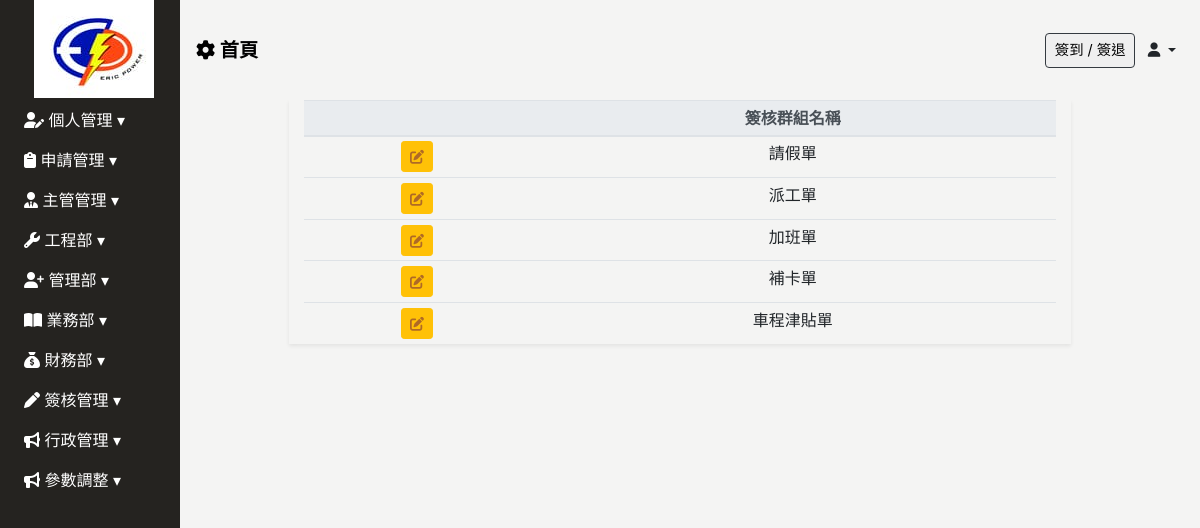
The page /approval_group on the database its author committed.
### Backend/models.py (models this page shows, shortened)
class Approval_Target(models.Model):
    STATUS_CHOICES = [
        ('Project_Employee_Assign', '派工單'),
        ('Leave_Application', '請假單'),
        ('Work_Overtime_Application', '加班單'), #這個value會對應下面的value
        ('Clock_Correction_Application', '補卡單'),
        ('Travel_Application', '車程津貼單'),
    ]
    name =models.CharField(max_length=30,verbose_name="表單名稱",choices=STATUS_CHOICES)
    approval_order = models.JSONField(null=True, verbose_name="員工簽核順序")#儲存員工ID、各自主管(X)
    class Meta:
        verbose_name = '簽核流程管理'
        verbose_name_plural = verbose_name
    def employeeid_to_employee(self):
        employee_array = []
        for approval_order_id in self.approval_order:
            if approval_order_id !="x":
                employee = Employee.objects.get(id=approval_order_id)
                employee_array.append(employee)
        return employee_array

### Frontend/views.py (the view)
# urls.py: path('approval_group', views.Approval_Group.as_view(), name="Approval_Group"),
class Approval_Group(UserPassesTestMixin,ListView):
    model = Approval_Target
    template_name = 'approval_group/approval_group.html'
    context_object_name = 'approval_group'
    def test_func(self):#有簽核權
        if settings.PASS_TEST_FUNC:
            return True
        return self.request.user.groups.filter(name__icontains='簽核流程管理').exists()
    def get_context_data(self, **kwargs):
        context = super().get_context_data(**kwargs)
        context["employees"] = Employee.objects.all()
        return context

### Backend/context_processors.py (called while the page is built, shortened)
def approval_count(request):
    if  isinstance(request.user, AnonymousUser):
        return {'approval_count': 0}

def pass_test_func(request):
    pass_test_func = settings.PASS_TEST_FUNC
    return {"pass_test_func":pass_test_func}

def sys_messages(request):
    if  isinstance(request.user, AnonymousUser):
        return {'sys_messages': {}}

def client_list(request):
    clients = Client.objects.all()
    return {'clients': clients}

### Backend/models.py (called while the page is built)
    def __str__(self):
        return f"{self.full_name}"

### Frontend/templatetags/custom_tags.py (called while the page is built)
@register.filter
def in_group_T_or_F(user, group):
    is_supervisor = False
    is_in_group = any(group in user_group.name for user_group in user.groups.all())
    return is_in_group

### Frontend/templates/approval_group/approval_group.html (shortened to what this page needs)
{% extends 'base/base_dashboard.html' %}
{% block import %}
{% load static%}
<link rel="stylesheet" href="{% static 'css/approval_group/approval_group.css' %}">
{% endblock %}
{% block main %}
<div class="main px-3">
    <div class="approval_group_table container">
        <div class="col-12 col-md-10 mx-auto shadow-sm table-responsive-lg">
            <table class="table table-sm table-hover text-center">
                <thead class="thead-light">
                    <tr class="text-nowrap">
                        <th></th>
                        <th>簽核群組名稱</th>
                    </tr>
                </thead>
                <tbody>
                    {% for a in approval_group %}
                    <tr>
                        <td>
                            <a onclick="sendApprovalGroup('{{a.id}}')" type="button" data-url="approval_group" data-id="{{ a.id }}"
                                class="btn btn-sm btn-warning " data-toggle="modal"
                                data-target="#approval_group-modal"><i class="fas fa-edit"></i></a>
                        </td>
                        <td data-toggle="collapse" data-target="#sub-row-{{ a.id }}">
                            {{ a.get_name_display }}
                        </td>
                    </tr>
                    {% endfor %}
                </tbody>
            </table>
        </div>
    </div>
</div>
{% endblock %}

### static/css/base/base.css (style rules this page uses)
:root { --sidebar-width: 180px; --theme-black: #252320; --theme-white: #f4f4f3; }
body { background: var(--theme-white); }
i.fa-edit { color: #af6a26; }

### static/css/index/index-login.css (style rules this page uses)
.main { width: calc(100vw - var(--sidebar-width) - 20px); position: relative; left: var(--sidebar-width); top: 100px; }

### static/css/approval_group/approval_group.css (style rules this page uses)
thead th:first-child, tbody td:first-child { width: 30%; }
thead th:last-child, tbody td:last-child { width: 70%; }

### rows shown on the page
Approval_Target: name "請假單"
Approval_Target: name "派工單"
Approval_Target: name "加班單"
Approval_Target: name "補卡單"
Approval_Target: name "車程津貼單"
